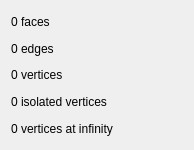
<?xml version="1.0" encoding="UTF-8"?>
<ui version="4.0">
 <class>QArrangementInfoWidget</class>
 <widget class="QWidget" name="QArrangementInfoWidget">
  <property name="geometry">
   <rect>
    <x>0</x>
    <y>0</y>
    <width>194</width>
    <height>150</height>
   </rect>
  </property>
  <property name="sizePolicy">
   <sizepolicy hsizetype="Fixed" vsizetype="Fixed">
    <horstretch>0</horstretch>
    <verstretch>0</verstretch>
   </sizepolicy>
  </property>
  <property name="minimumSize">
   <size>
    <width>194</width>
    <height>150</height>
   </size>
  </property>
  <property name="maximumSize">
   <size>
    <width>194</width>
    <height>150</height>
   </size>
  </property>
  <property name="windowTitle">
   <string>Arrangement info</string>
  </property>
  <property name="windowIcon">
   <iconset resource="../rc/ArrangementDemoWindow.qrc">
    <normaloff>:/QLabelling/Arrangement_2.png</normaloff>:/QLabelling/Arrangement_2.png</iconset>
  </property>
  <layout class="QVBoxLayout" name="verticalLayout">
   <item>
    <widget class="QLabel" name="_labelFaces">
     <property name="text">
      <string>0 faces</string>
     </property>
    </widget>
   </item>
   <item>
    <widget class="QLabel" name="_labelEdges">
     <property name="text">
      <string>0 edges</string>
     </property>
    </widget>
   </item>
   <item>
    <widget class="QLabel" name="_labelVertices">
     <property name="text">
      <string>0 vertices</string>
     </property>
    </widget>
   </item>
   <item>
    <widget class="QLabel" name="_labelIsolatedVertices">
     <property name="text">
      <string>0 isolated vertices</string>
     </property>
    </widget>
   </item>
   <item>
    <widget class="QLabel" name="_labelVerticesAtInfinity">
     <property name="text">
      <string>0 vertices at infinity</string>
     </property>
    </widget>
   </item>
  </layout>
 </widget>
 <resources>
  <include location="../rc/ArrangementDemoWindow.qrc"/>
 </resources>
 <connections/>
</ui>
